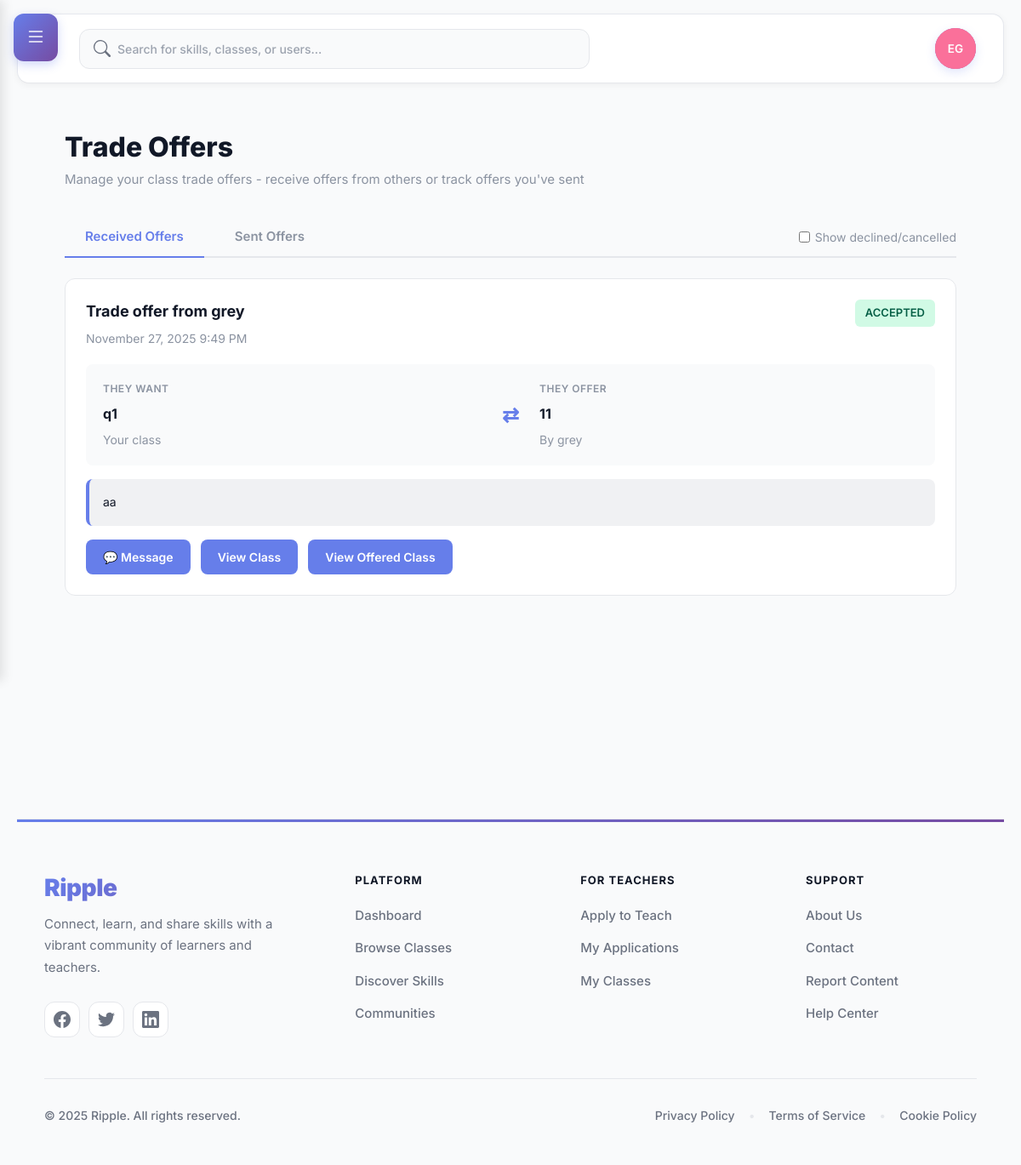
The app's page /classes/trades/ (signed in), older data.
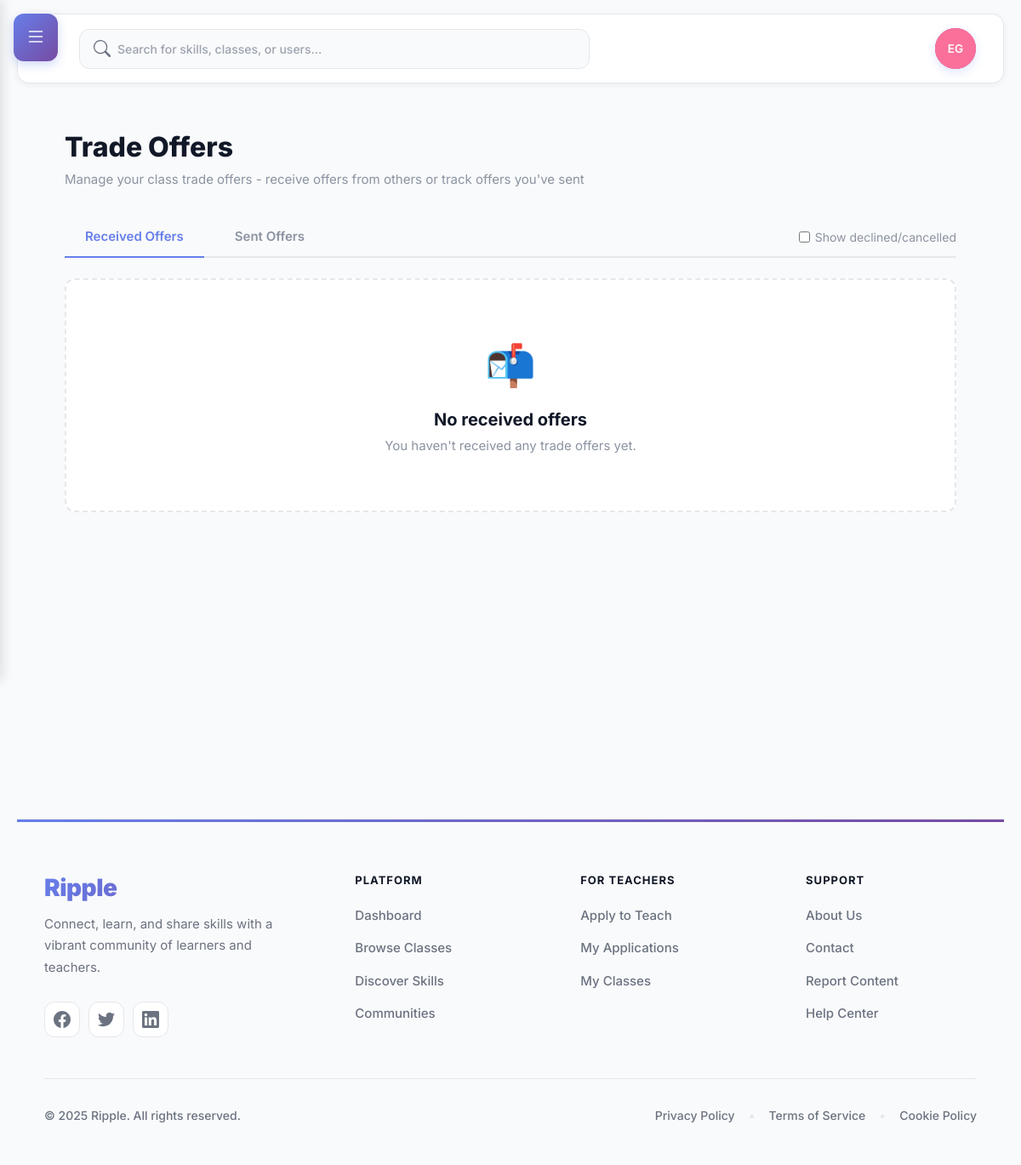
The same page, newer data.
### skills/models.py (models this page shows, shortened)
class ClassTradeOffer(models.Model):
    PENDING = 'pending'
    ACCEPTED = 'accepted'
    DECLINED = 'declined'
    CANCELLED = 'cancelled'
    STATUS_CHOICES = [
        (PENDING, 'Pending'),
        (ACCEPTED, 'Accepted'),
        (DECLINED, 'Declined'),
        (CANCELLED, 'Cancelled'),
    ]
    message = models.CharField(max_length=300, blank=True)
    status = models.CharField(max_length=20, choices=STATUS_CHOICES, default=PENDING)
    expires_at = models.DateTimeField(blank=True, null=True)
    decided_at = models.DateTimeField(blank=True, null=True)
    created_at = models.DateTimeField(auto_now_add=True)
    proposer = models.ForeignKey(settings.AUTH_USER_MODEL, on_delete=models.CASCADE, related_name='proposed_class_trades')
    receiver = models.ForeignKey(settings.AUTH_USER_MODEL, on_delete=models.CASCADE, related_name='received_class_trades')
    offered_class = models.ForeignKey(TeachingClass, on_delete=models.CASCADE, related_name='offers_made')
    requested_class = models.ForeignKey(TeachingClass, on_delete=models.CASCADE, related_name='offers_received')

class TeachingClass(models.Model):
    BEGINNER = 'beginner'
    INTERMEDIATE = 'intermediate'
    ADVANCED = 'advanced'
    DIFFICULTY_CHOICES = [
        (BEGINNER, 'Beginner'),
        (INTERMEDIATE, 'Intermediate'),
        (ADVANCED, 'Advanced'),
    ]
    title = models.CharField(max_length=200)
    slug = models.SlugField(max_length=220, unique=True)
    short_description = models.CharField(max_length=300, blank=True)
    full_description = models.TextField(blank=True)
    difficulty = models.CharField(max_length=20, choices=DIFFICULTY_CHOICES, default=BEGINNER)
    duration_minutes = models.PositiveIntegerField(default=0)
    price_cents = models.PositiveIntegerField(default=0, help_text='Price in cents (e.g., 1999 = $19.99)')
    is_tradeable = models.BooleanField(default=False)
    trade_notes = models.CharField(max_length=200, blank=True)
    intro_video = models.FileField(upload_to='class_intros/', blank=True, null=True)
    thumbnail = models.ImageField(upload_to='class_thumbs/', blank=True, null=True)
    is_published = models.BooleanField(default=True)
    avg_rating = models.DecimalField(max_digits=3, decimal_places=2, default=0)
    reviews_count = models.PositiveIntegerField(default=0)
    created_at = models.DateTimeField(auto_now_add=True)
    updated_at = models.DateTimeField(auto_now=True)
    teacher = models.ForeignKey(settings.AUTH_USER_MODEL, on_delete=models.CASCADE, related_name='teaching_classes')
    class Meta:
        ordering = ['-created_at']

### skills/views.py (the view)
# urls.py: path("trades/", views.TradeOffersListView.as_view(), name="trade_offers"),
class TradeOffersListView(LoginRequiredMixin, View):
    template_name = 'skills/trade_offers.html'
    def get(self, request):
        show_all = request.GET.get('show_all', 'false').lower() == 'true'
        received_queryset = ClassTradeOffer.objects.filter(
            receiver=request.user
        ).select_related('proposer', 'offered_class', 'requested_class')
        if not show_all:
            received_queryset = received_queryset.exclude(
                status__in=[ClassTradeOffer.DECLINED, ClassTradeOffer.CANCELLED]
            )
        received_offers = received_queryset.order_by('-created_at')
        sent_queryset = ClassTradeOffer.objects.filter(
            proposer=request.user
        ).select_related('receiver', 'offered_class', 'requested_class')
        if not show_all:
            sent_queryset = sent_queryset.exclude(
                status__in=[ClassTradeOffer.DECLINED, ClassTradeOffer.CANCELLED]
            )
        sent_offers = sent_queryset.order_by('-created_at')
        context = {
            'received_offers': received_offers,
            'sent_offers': sent_offers,
            'show_all': show_all,
        }
        return render(request, self.template_name, context)

### skills/templatetags/skills_tags.py (called while the page is built)
@register.simple_tag(takes_context=True)
def pending_trade_offers_count(context):
    request = context.get('request')
    if not request or not request.user.is_authenticated:
        return 0
    return ClassTradeOffer.objects.filter(
        receiver=request.user,
        status=ClassTradeOffer.PENDING
    ).count()

### users/context_processors.py (called while the page is built)
def recaptcha_site_key(request):
    return {
        'RECAPTCHA_SITE_KEY': getattr(settings, 'RECAPTCHA_SITE_KEY', '')
    }

def unread_messages_count(request):
    unread_count = 0
    if request.user.is_authenticated:
        from chat.models import MessageStatus
        unread_count = MessageStatus.objects.filter(
            user=request.user,
            is_read=False
        ).exclude(
            message__sender=request.user
        ).count()
    return {
        'unread_messages_count': unread_count
    }

### users/templatetags/user_tags.py (called while the page is built)
def get_avatar_color(user):
    hash_value = int(hashlib.md5(user.username.encode()).hexdigest(), 16)
    color_index = hash_value % len(AVATAR_COLORS)
    return AVATAR_COLORS[color_index]

### skills/templates/skills/trade_offers.html (shortened to what this page needs)
{% extends 'base.html' %}
{% block content %}
<div class="trade-offers-page">
  <div class="page-header" data-aos="fade-down">
    <h1>Trade Offers</h1>
    <p>Manage your class trade offers - receive offers from others or track offers you've sent</p>
  </div>
  <div class="tabs" data-aos="fade-up" data-aos-delay="100">
    <button class="tab active" onclick="showTab('received')">Received Offers</button>
    <button class="tab" onclick="showTab('sent')">Sent Offers</button>
    <div style="margin-left: auto; display: flex; align-items: center; gap: 12px;">
      <label style="display: flex; align-items: center; gap: 6px; font-size: 14px; color: var(--muted); cursor: pointer;">
        <input type="checkbox" id="showAllToggle" {% if show_all %}checked{% endif %} onchange="toggleShowAll()" style="cursor: pointer;">
        <span>Show declined/cancelled</span>
      </label>
    </div>
  </div>
  <div id="received-tab" class="tab-content active">
    {% if received_offers %}
      <div class="trade-offers-list">
        {% for offer in received_offers %}
          <div class="trade-offer-card" data-aos="fade-up" data-aos-delay="{% widthratio forloop.counter0 1 100 %}" data-aos-duration="500">
            <div class="trade-offer-header">
              <div class="trade-offer-info">
                <div class="trade-offer-title">
                  Trade offer from {{ offer.proposer.username }}
                </div>
                <div class="trade-offer-meta">
                  {{ offer.created_at|date:"F d, Y g:i A" }}
                </div>
              </div>
              <span class="trade-offer-status status-{{ offer.status }}">
                {{ offer.get_status_display }}
              </span>
            </div>
            <div class="trade-details">
              <div class="trade-class">
                <div class="trade-class-label">They Want</div>
                <div class="trade-class-title">{{ offer.requested_class.title }}</div>
                <div class="trade-class-teacher">Your class</div>
              </div>
              <div class="trade-arrow">⇄</div>
              <div class="trade-class">
                <div class="trade-class-label">They Offer</div>
                <div class="trade-class-title">{{ offer.offered_class.title }}</div>
                <div class="trade-class-teacher">By {{ offer.offered_class.teacher.username }}</div>
              </div>
            </div>
            {% if offer.message %}
              <div class="trade-message">{{ offer.message }}</div>
            {% else %}
              <div class="trade-message empty">No message provided</div>
            {% endif %}
            <div class="trade-actions">
              <a href="{% url 'chat:messages' %}?user={{ offer.proposer.username }}" class="btn-trade btn-view">
                💬 Message
              </a>
              <a href="{% url 'skills:class_detail' offer.requested_class.slug %}" class="btn-trade btn-view">
                View Class
              </a>
              <a href="{% url 'skills:class_detail' offer.offered_class.slug %}" class="btn-trade btn-view">
                View Offered Class
              </a>
            </div>
          </div>
        {% endfor %}
      </div>
    {% else %}
      <div class="empty-state" data-aos="zoom-in">
        <div class="empty-state-icon">📬</div>
        <h3>No received offers</h3>
        <p>You haven't received any trade offers yet.</p>
      </div>
    {% endif %}
  </div>
</div>
{% endblock %}

Row changes from the older to the newer data that the page shows:
removed ClassTradeOffer: proposer.username "grey", created_at "November 27, 2025 9:49 PM", status "ACCEPTED", requested_class "q1", offered_class "11", offered_class.teacher.username "grey", message "aa"
Text that changed along with them:
text now shown: "📬 No received offers You haven't received any trade offers yet."
